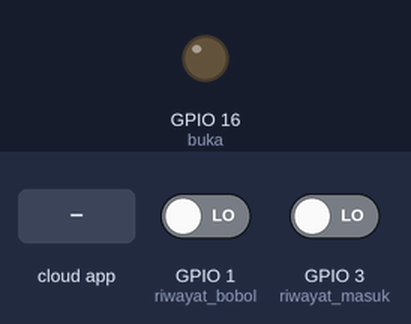
A sketch run on a simulated ESP8266 (NodeMCU). Parts: output pins drawn as LEDs (lit = HIGH). Inputs (shaded band) come from the test bench; at power-on: GPIO 1 (riwayat_bobol) LOW, GPIO 3 (riwayat_masuk) LOW. WiFi joins after 1.5 s; servers stay silent unless stated; random numbers use the default seed unless the sketch sets one; the Firebase database answers and starts empty; what the sketch prints to the serial monitor is not drawn.

Above: at 3.7 s.
3.8 s: the phone or cloud app sets data_buka to 1
At 4.2 s:
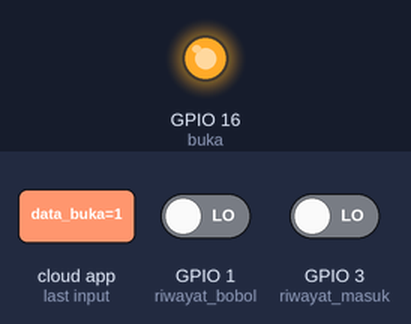
Timing chart, 0 to 7.8 s (numbered marks = the images above; inputs shaded):
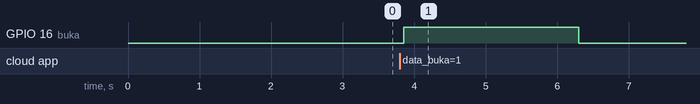

The sketch:

nodemcu.ino
```cpp
#include <ESP8266WiFi.h>
#include <Adafruit_Sensor.h>
#include <FirebaseArduino.h>
#include <ArduinoJson.h>
#include <ESP8266HTTPClient.h>
#include <NTPClient.h>
#include <WiFiUdp.h>

#define FIREBASE_HOST "brankas-online-default-rtdb.firebaseio.com"
#define WIFI_SSID "Server Project"
#define WIFI_PASSWORD "Master75wew"
const long utcOffsetInSeconds = 3600;
char daysOfTheWeek[7][12] = {"Sunday", "Monday", "Tuesday", "Wednesday", "Thursday", "Friday", "Saturday"};
// Define NTP Client to get time
WiFiUDP ntpUDP;
NTPClient timeClient(ntpUDP, "pool.ntp.org", utcOffsetInSeconds);


String data_buka, waktu_riwayat;
int buka = 16, riwayat_bobol = 1, riwayat_masuk = 3;
int randNumber, kunci = 0;


void setup () {
  Serial.begin(9600);
  pinMode(buka, OUTPUT);
  pinMode(riwayat_masuk, INPUT);
  pinMode(riwayat_bobol, INPUT);
  digitalWrite(buka, LOW);
  WiFi.begin(WIFI_SSID, WIFI_PASSWORD);
   Serial.print("connecting");
  while (WiFi.status() != WL_CONNECTED) {
    Serial.print(".");
    delay(500);
  }
  Serial.println();
  Firebase.begin(FIREBASE_HOST);
  timeClient.begin();
  delay(1000);


}

void loop () {

  cek_database();


  if (data_buka == "1") {
    digitalWrite(buka, HIGH);
    delay(2000);
    Firebase.setString("data_buka", "0");
  }
  else {
    digitalWrite(buka, LOW);
  }


  if (digitalRead(riwayat_masuk) == HIGH) {
    if (kunci == 0) {
      cek_waktu();
      randNumber = random(3000);
      String alamat = String(randNumber);
      Firebase.setString("riwayat/" + alamat + "/waktu", waktu_riwayat);
      kunci = 1;
      delay(3000);
    }
  }
  if (digitalRead(riwayat_masuk) == LOW) {
    kunci = 0;
  }


  if (digitalRead(riwayat_bobol) == HIGH) {
    if (kunci == 0) {
      cek_waktu();
      randNumber = random(3000);
      String alamat = String(randNumber);
      Firebase.setString("status", "ALARM");
      kunci = 1;
      delay(3000);
    }
  }
  if (digitalRead(riwayat_bobol) == LOW) {
    kunci = 0;
    Firebase.setString("status", "SAFE");
  }


}


void cek_database() {

  data_buka = Firebase.getString("data_buka");

}


void cek_waktu() {
  timeClient.update();
  /*
  Serial.print(daysOfTheWeek[timeClient.getDay()]);
  Serial.print(", ");
  Serial.print(timeClient.getHours());
  Serial.print(":");
  Serial.print(timeClient.getMinutes());
  Serial.print(":");
  Serial.println(timeClient.getSeconds());
  */
  int waktu_kalibrasi = timeClient.getHours() + 6;
  waktu_riwayat = String(daysOfTheWeek[timeClient.getDay()]) + "," + String(waktu_kalibrasi) + ":" + String(timeClient.getMinutes()) + ":" + String(timeClient.getSeconds());
}
```

Measured:
- after the input at 3.8 s, GPIO 16 (buka): LOW → HIGH after 0.05 s, → LOW 2.5 s later
